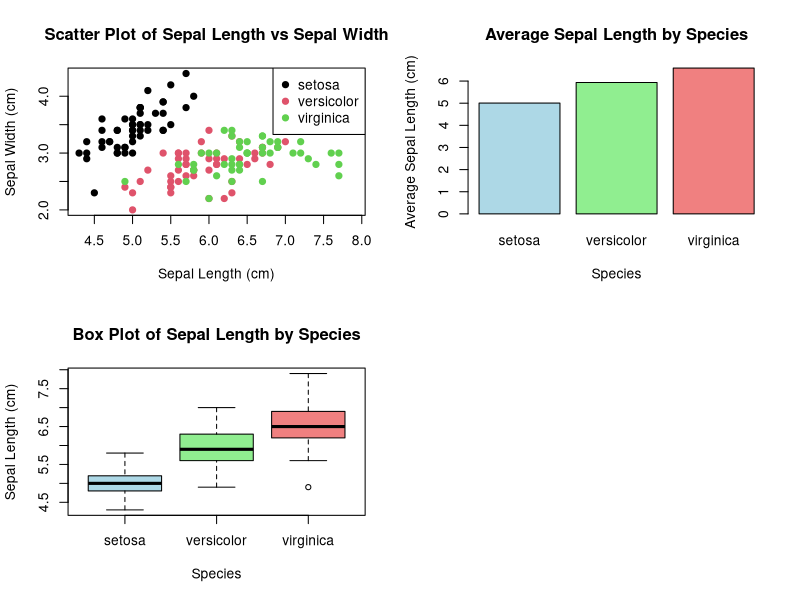

Write the R code that produced this figure.
data(iris)
par(mfrow = c(2, 2))
plot(iris$Sepal.Length, iris$Sepal.Width,
     xlab = "Sepal Length (cm)",
     ylab = "Sepal Width (cm)",
     main = "Scatter Plot of Sepal Length vs Sepal Width",
     col = iris$Species,
     pch = 19)
legend("topright", legend = levels(iris$Species), col = 1:3, pch = 19)
avg_sepal_length <- tapply(iris$Sepal.Length, iris$Species, mean)
barplot(avg_sepal_length,
        xlab = "Species",
        ylab = "Average Sepal Length (cm)",
        main = "Average Sepal Length by Species",
        col = c("lightblue", "lightgreen", "lightcoral"),
        beside = TRUE)
boxplot(Sepal.Length ~ Species,
        data = iris,
        xlab = "Species",
        ylab = "Sepal Length (cm)",
        main = "Box Plot of Sepal Length by Species",
        col = c("lightblue", "lightgreen", "lightcoral"))
plot.new()
par(mfrow = c(1, 1))
